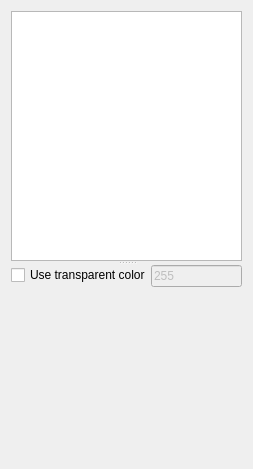
<?xml version="1.0" encoding="UTF-8"?>
<ui version="4.0">
 <class>PaletteView</class>
 <widget class="QWidget" name="PaletteView">
  <property name="geometry">
   <rect>
    <x>0</x>
    <y>0</y>
    <width>253</width>
    <height>469</height>
   </rect>
  </property>
  <property name="windowTitle">
   <string>Form</string>
  </property>
  <layout class="QVBoxLayout" name="verticalLayout_2">
   <item>
    <widget class="QSplitter" name="splitter">
     <property name="orientation">
      <enum>Qt::Vertical</enum>
     </property>
     <widget class="QListView" name="paletteList">
      <property name="enabled">
       <bool>true</bool>
      </property>
     </widget>
     <widget class="QWidget" name="verticalLayoutWidget">
      <layout class="QVBoxLayout" name="verticalLayout">
       <item>
        <widget class="QWidget" name="widget" native="true">
         <property name="sizePolicy">
          <sizepolicy hsizetype="Preferred" vsizetype="Maximum">
           <horstretch>0</horstretch>
           <verstretch>0</verstretch>
          </sizepolicy>
         </property>
         <property name="minimumSize">
          <size>
           <width>0</width>
           <height>0</height>
          </size>
         </property>
         <property name="maximumSize">
          <size>
           <width>16777215</width>
           <height>30</height>
          </size>
         </property>
         <layout class="QVBoxLayout" name="verticalLayout_3">
          <property name="spacing">
           <number>0</number>
          </property>
          <property name="leftMargin">
           <number>0</number>
          </property>
          <property name="topMargin">
           <number>0</number>
          </property>
          <property name="rightMargin">
           <number>0</number>
          </property>
          <property name="bottomMargin">
           <number>0</number>
          </property>
          <item>
           <layout class="QFormLayout" name="formLayout_2">
            <property name="horizontalSpacing">
             <number>0</number>
            </property>
            <property name="verticalSpacing">
             <number>0</number>
            </property>
            <item row="0" column="1">
             <widget class="QLineEdit" name="transparentEditor">
              <property name="enabled">
               <bool>false</bool>
              </property>
              <property name="text">
               <string>255</string>
              </property>
             </widget>
            </item>
            <item row="0" column="0">
             <widget class="QCheckBox" name="useTransparentCheckbox">
              <property name="text">
               <string>Use transparent color</string>
              </property>
             </widget>
            </item>
           </layout>
          </item>
         </layout>
        </widget>
       </item>
       <item>
	    <widget class="vangers::plugins::image::PaletteGrid" name="paletteGrid" native="true">
         <property name="minimumSize">
          <size>
           <width>0</width>
           <height>120</height>
          </size>
         </property>
         <property name="autoFillBackground">
          <bool>false</bool>
         </property>
        </widget>
       </item>
      </layout>
     </widget>
    </widget>
   </item>
  </layout>
 </widget>
 <customwidgets>
  <customwidget>
   <class>vangers::plugins::image::PaletteGrid</class>
   <extends>QWidget</extends>
   <header location="global">vangers/plugins/image/palettegrid.h</header>
   <container>1</container>
  </customwidget>
 </customwidgets>
 <resources/>
 <connections/>
</ui>
